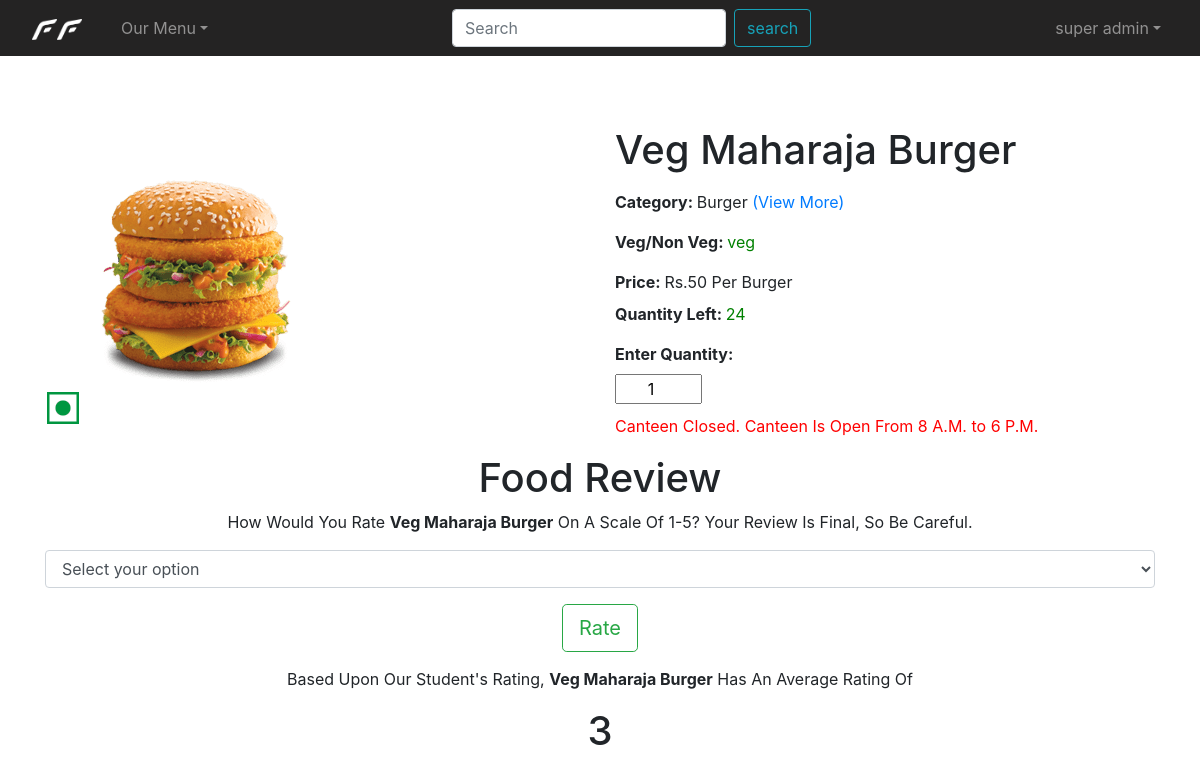
The app's page /src/food-detail.php?id=2 (signed in) with its own data.
### tables this page shows
CREATE TABLE `food` (
  `id` int(11) NOT NULL,
  `category` int(11) NOT NULL,
  `food_name` varchar(255) NOT NULL,
  `veg_nonveg` varchar(15) NOT NULL,
  `food_img` varchar(255) NOT NULL,
  `price` int(11) NOT NULL,
  `quantity` int(11) NOT NULL
);

CREATE TABLE `category` (
  `cat_id` int(11) NOT NULL,
  `cat_title` varchar(30) NOT NULL
);

### src/food-detail.php (the view, shortened to what this page needs)
<?php
include('../includes/nav-top.php');
$time = date("H");
if(isset($_GET['id'])){
    $noBreakfast=0;
    $canteenClosed=0;
    $id = $_GET['id'];
    $result=mysqli_query($db,"SELECT * FROM `food`, `category` WHERE food.category=category.cat_id AND food.id=$id");
    if($result->num_rows>0){
        if($row=$result->fetch_assoc()){
            if($time < "8" || $time > "18"){
                $canteenClosed=1;
            }
?>
               <div class="container">
                <div class="row">
                    <div class="col-lg-6 col-sm-6"  style="margin-top:70px;">
                        <img src="../images/food/<?php echo $row['food_img']; ?>">
                    </div>
                    <div class="col-lg-6 col-sm-6"  style="margin-top:70px;">
                        <label><h1><?php echo $row['food_name']; ?></h1></label><br>
                        <label><b>Category: </b><label><?php echo $row['cat_title']; ?> <a href="menu.php?type=<?php echo $row['cat_id']; ?>">(View More)</a></label></label><br>
                        <label><b>Veg/Non Veg: </b><?php
                            if(($row['veg_nonveg'])=='veg'){
                                echo '<label style="color:green">'.$row['veg_nonveg'].'</label>';
                            }
                             else{
                                echo '<label style="color:red">'.$row['veg_nonveg'].'</label>';
                                }
                            ?></label><br>
                        <label><b>Price: </b>Rs.<?php echo $row['price']; ?> Per <?php echo $row['cat_title']; ?></label><br>
                        <label><b>Quantity Left: </b><?php
                                        if($row['quantity'] <= 5 ){ echo '<label style="color:red">'.$row['quantity']."</label>";
                                        }
                                        else{
                                            echo '<label style="color:green">'.$row['quantity']."</label>";
                                        }
                            ?></label><br>
                            <form action="" method="POST">
                                <label><b>Enter Quantity: </b></label><input type="number" class="form-inline" name="quantity" value="1" min="1" max="<?php echo $row['quantity'];?>" style="text-align:center;">
                                <?php if($noBreakfast==1){
                                echo '<p style="color:red; margin-top:10px;">'.$row['food_name'].' only available till 12 PM.</p>';
                                }
                                elseif($canteenClosed==1){
                                echo '<p style="color:red; margin-top:10px;">Canteen Closed. Canteen Is Open From 8 A.M. to 6 P.M.</p>';
                                }
                                    else{?>
                                <input type="submit" class="btn btn-outline-success btn-lg" style="margin-top:25px; margin-bottom: 30px;" value="Add To Cart" name="cart">
                                <?php } ?>
                            </form>
                    </div>
                </div>
                <div class="row">
                    <div class="col-lg-12 col-sm-12 text-center">
                        <h1>Food Review</h1>
                        <p>How Would You Rate <b><?php echo $row['food_name']; ?></b> On A Scale Of 1-5? Your Review Is Final, So Be Careful.</p>
                        <form action="" method="POST">
                            <div class="form-group">
                              <select class="form-control" name="rating">
                                    <option value="" disabled selected>Select your option</option>
                              </select>
                            </div>
                            <input type="submit" class="btn btn-outline-success btn-lg" style="margin-bottom: 15px;" value="Rate" name="rate">
                        </form>
                        <p>Based Upon Our Student's Rating, <b><?php echo $row['food_name']; ?></b> Has An Average Rating Of</p>
<?php
        $result6=mysqli_query($db,"SELECT AVG(`rating`) FROM `reviews` WHERE food_id=$id");
        if($result6->num_rows>0){
            if($row=$result6->fetch_assoc()){
                $avgRating= $row['AVG(`rating`)'];
            }
        }
?>
                        <h1><?php echo round($avgRating,2);  ?></h1>
                    </div>
                </div>
            </div>
<?php        }
        }
  }
else{
    header('Location: menu.php');
}
include('../includes/footer-bottom.php')?>

### records on screen
food: food_img (picture), food_name "Veg Maharaja Burger", category.cat_title "Burger", veg_nonveg "veg", price "50", quantity "24"

### other values on screen
$_SESSION['fname'] "super"
$_SESSION['lname'] "admin"
$avgRating "3"
